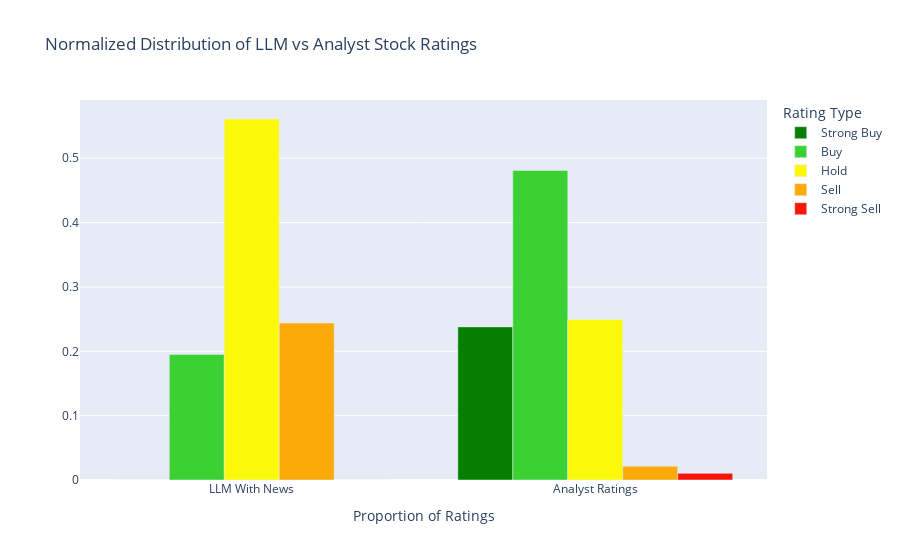

Source (notebook cell):
### Code cell
# Normalize the counts within each source group
normalized_df = combined_df.copy()
total_per_source = normalized_df.groupby("Source")["Count"].transform("sum")
normalized_df["Proportion"] = normalized_df["Count"] / total_per_source

# Plot using proportions
fig = px.bar(
    normalized_df,
    x="Source",
    y="Proportion",
    color="Rating Type",
    barmode="group",
    category_orders={"Rating Type": rating_order},
    color_discrete_map=rating_colors_dict,
    title="Normalized Distribution of LLM vs Analyst Stock Ratings",
    height=500
)

fig.update_layout(
    xaxis_title="Proportion of Ratings",
    yaxis_title="",
    legend_title="Rating Type",
    xaxis_tickformat=".0%"  # Format as percentage
)

fig.show()

### Figure 1 — Plotly figure (JSON) as saved in the notebook; plotly's stock layout.template omitted (floating-point values rounded to 4 significant figures)
{"data": [{"alignmentgroup": "True", "hovertemplate": "Rating Type=Strong Buy<br>Source=%{x}<br>Proportion=%{y}<extra></extra>", "legendgroup": "Strong Buy", "marker": {"color": "#067E00", "pattern": {"shape": ""}}, "name": "Strong Buy", "offsetgroup": "Strong Buy", "orientation": "v", "showlegend": true, "textposition": "auto", "type": "bar", "x": ["LLM With News", "Analyst Ratings"], "xaxis": "x", "y": [0, 0.2379], "yaxis": "y"}, {"alignmentgroup": "True", "hovertemplate": "Rating Type=Buy<br>Source=%{x}<br>Proportion=%{y}<extra></extra>", "legendgroup": "Buy", "marker": {"color": "#3BD133", "pattern": {"shape": ""}}, "name": "Buy", "offsetgroup": "Buy", "orientation": "v", "showlegend": true, "textposition": "auto", "type": "bar", "x": ["LLM With News", "Analyst Ratings"], "xaxis": "x", "y": [0.1951, 0.481], "yaxis": "y"}, {"alignmentgroup": "True", "hovertemplate": "Rating Type=Hold<br>Source=%{x}<br>Proportion=%{y}<extra></extra>", "legendgroup": "Hold", "marker": {"color": "#FBF909", "pattern": {"shape": ""}}, "name": "Hold", "offsetgroup": "Hold", "orientation": "v", "showlegend": true, "textposition": "auto", "type": "bar", "x": ["LLM With News", "Analyst Ratings"], "xaxis": "x", "y": [0.561, 0.2494], "yaxis": "y"}, {"alignmentgroup": "True", "hovertemplate": "Rating Type=Sell<br>Source=%{x}<br>Proportion=%{y}<extra></extra>", "legendgroup": "Sell", "marker": {"color": "#FBAA09", "pattern": {"shape": ""}}, "name": "Sell", "offsetgroup": "Sell", "orientation": "v", "showlegend": true, "textposition": "auto", "type": "bar", "x": ["LLM With News", "Analyst Ratings"], "xaxis": "x", "y": [0.2439, 0.02131], "yaxis": "y"}, {"alignmentgroup": "True", "hovertemplate": "Rating Type=Strong Sell<br>Source=%{x}<br>Proportion=%{y}<extra></extra>", "legendgroup": "Strong Sell", "marker": {"color": "#FB1509", "pattern": {"shape": ""}}, "name": "Strong Sell", "offsetgroup": "Strong Sell", "orientation": "v", "showlegend": true, "textposition": "auto", "type": "bar", "x": ["LLM With News", "Analyst Ratings"], "xaxis": "x", "y": [0, 0.01037], "yaxis": "y"}], "layout": {"autosize": true, "barmode": "group", "legend": {"title": {"text": "Rating Type"}, "tracegroupgap": 0}, "title": {"text": "Normalized Distribution of LLM vs Analyst Stock Ratings"}, "xaxis": {"anchor": "y", "autorange": true, "domain": [0, 1], "range": [-0.5, 1.5], "tickformat": ".0%", "title": {"text": "Proportion of Ratings"}, "type": "category"}, "yaxis": {"anchor": "x", "autorange": true, "domain": [0, 1], "range": [0, 0.5905], "title": {"text": ""}, "type": "linear"}}}
